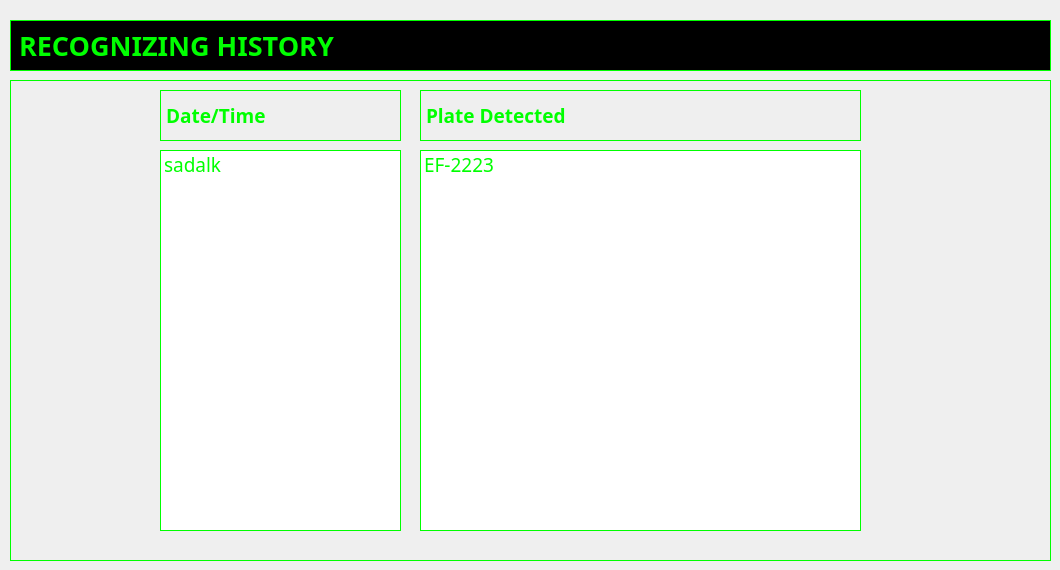
    <widget class="QWidget" name="page_4">
     <widget class="QLabel" name="label_18">
      <property name="geometry">
       <rect>
        <x>10</x>
        <y>20</y>
        <width>1041</width>
        <height>51</height>
       </rect>
      </property>
      <property name="font">
       <font>
        <family>Bahnschrift</family>
        <pointsize>20</pointsize>
        <weight>75</weight>
        <bold>true</bold>
       </font>
      </property>
      <property name="styleSheet">
       <string notr="true">background-color: rgb(0, 0, 0);
color: rgb(0, 255, 0);</string>
      </property>
      <property name="frameShape">
       <enum>QFrame::Panel</enum>
      </property>
      <property name="text">
       <string>RECOGNIZING HISTORY</string>
      </property>
     </widget>
     <widget class="QFrame" name="history_frame">
      <property name="geometry">
       <rect>
        <x>10</x>
        <y>80</y>
        <width>1041</width>
        <height>481</height>
       </rect>
      </property>
      <property name="styleSheet">
       <string notr="true">border:1px solid;
border-color: rgb(0, 255, 0);</string>
      </property>
      <property name="frameShape">
       <enum>QFrame::StyledPanel</enum>
      </property>
      <property name="frameShadow">
       <enum>QFrame::Raised</enum>
      </property>
      <widget class="QLabel" name="time_heading">
       <property name="geometry">
        <rect>
         <x>150</x>
         <y>10</y>
         <width>241</width>
         <height>51</height>
        </rect>
       </property>
       <property name="font">
        <font>
         <family>Yu Gothic UI Semilight</family>
         <pointsize>14</pointsize>
         <weight>75</weight>
         <bold>true</bold>
        </font>
       </property>
       <property name="styleSheet">
        <string notr="true">color: rgb(0, 255, 0);</string>
       </property>
       <property name="text">
        <string>Date/Time</string>
       </property>
      </widget>
      <widget class="QListWidget" name="date_time_his">
       <property name="geometry">
        <rect>
         <x>150</x>
         <y>70</y>
         <width>241</width>
         <height>381</height>
        </rect>
       </property>
       <property name="font">
        <font>
         <family>Yu Gothic UI Semilight</family>
         <pointsize>14</pointsize>
        </font>
       </property>
       <property name="styleSheet">
        <string notr="true">color: rgb(0, 255, 0);</string>
       </property>
       <item>
        <property name="text">
         <string>sadalk</string>
        </property>
       </item>
      </widget>
      <widget class="QLabel" name="number_plate_his">
       <property name="geometry">
        <rect>
         <x>410</x>
         <y>10</y>
         <width>441</width>
         <height>51</height>
        </rect>
       </property>
       <property name="font">
        <font>
         <family>Yu Gothic UI Semilight</family>
         <pointsize>14</pointsize>
         <weight>75</weight>
         <bold>true</bold>
        </font>
       </property>
       <property name="styleSheet">
        <string notr="true">color: rgb(0, 255, 0);</string>
       </property>
       <property name="text">
        <string>Plate Detected</string>
       </property>
      </widget>
      <widget class="QListWidget" name="plate_his_found">
       <property name="geometry">
        <rect>
         <x>410</x>
         <y>70</y>
         <width>441</width>
         <height>381</height>
        </rect>
       </property>
       <property name="font">
        <font>
         <family>Yu Gothic UI Semilight</family>
         <pointsize>14</pointsize>
        </font>
       </property>
       <property name="styleSheet">
        <string notr="true">color: rgb(0, 255, 0);</string>
       </property>
       <item>
        <property name="text">
         <string>EF-2223</string>
        </property>
       </item>
      </widget>
     </widget>
    </widget>
